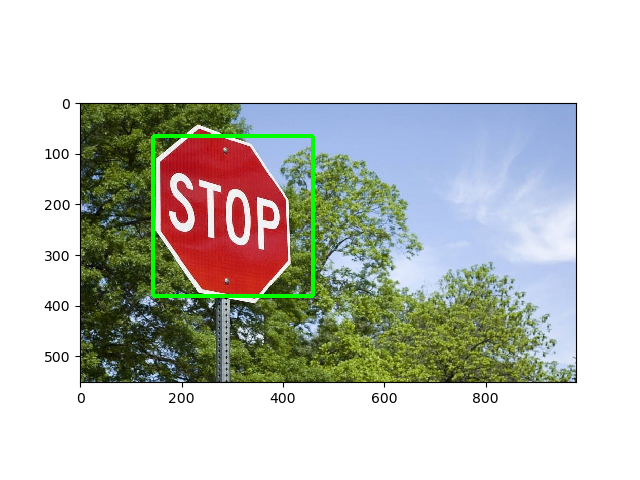
#> input picture testing.jpg, 640 x 480 px
$ python 'EXP13 affine.py'
#> lines starting #> are read from the running program, lines starting #| are printed output that depends on the picture
import cv2
import numpy as np

img = cv2.imread('testing.jpg')
#> img is the input picture: shape (480, 640, 3); mean B, G, R 193, 199.5, 197.4
rows, cols = img.shape[:2]
#> rows = 480; cols = 640

pts1 = np.float32([[50,50],[200,50],[50,200]])
pts2 = np.float32([[10,100],[200,50],[100,250]])

matrix = cv2.getAffineTransform(pts1, pts2)
result = cv2.warpAffine(img, matrix, (cols, rows))
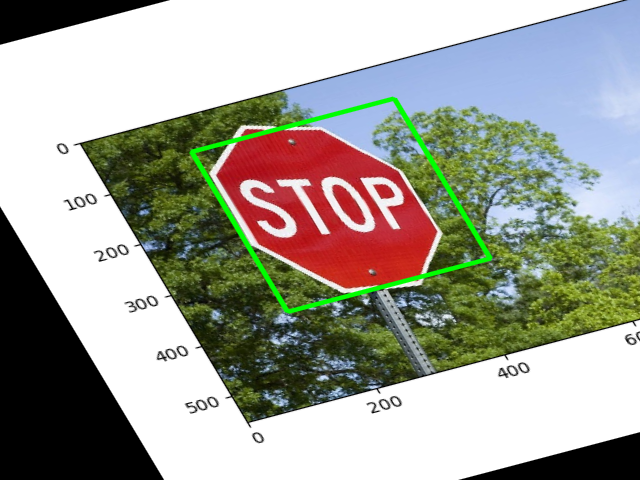
#> result: shape (480, 640, 3); mean B, G, R 152.1, 161.6, 161.1

cv2.imshow("Affine", result)
cv2.waitKey(0)
cv2.destroyAllWindows()

$ run again, with GROUP.jpg copied over testing.jpg
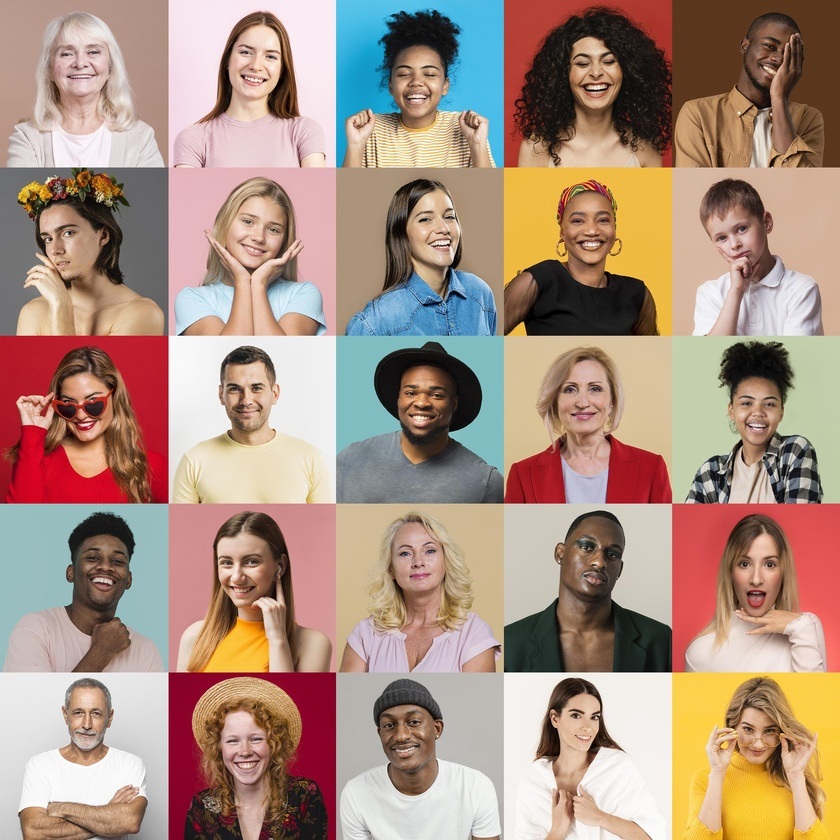
#> input picture GROUP.jpg, 840 x 840 px, shrunk from 2362 x 2362 before the run
#> img is the input picture: shape (840, 840, 3); mean B, G, R 128.7, 144.4, 171.1
#> `result = cv2.warpAffine(img, matrix, (cols, rows))`:
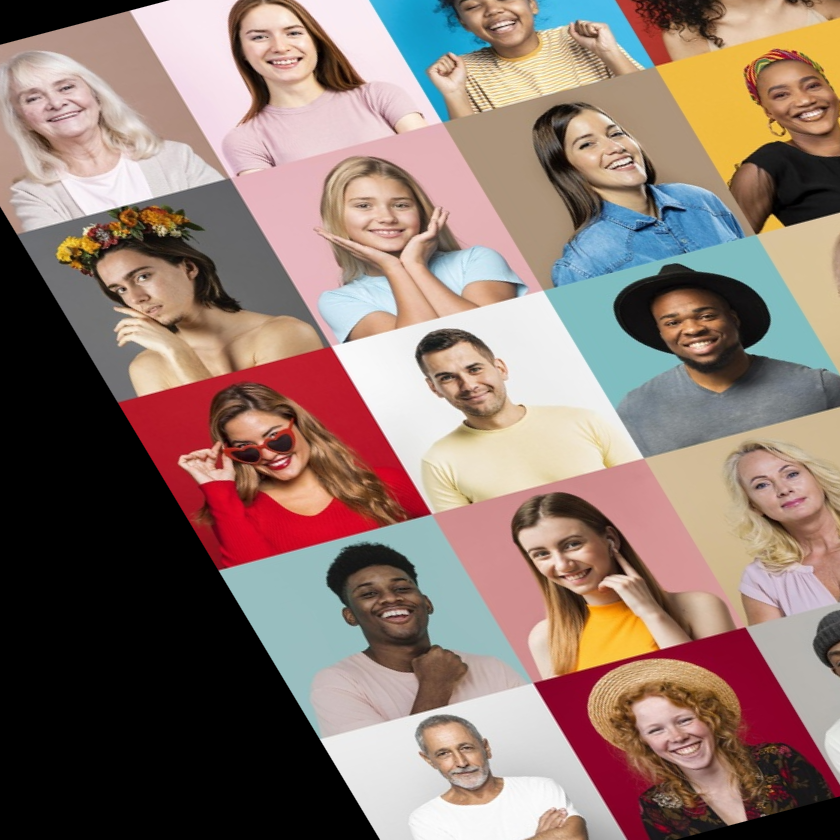
#> result: shape (840, 840, 3); mean B, G, R 110.2, 118.8, 140.4
